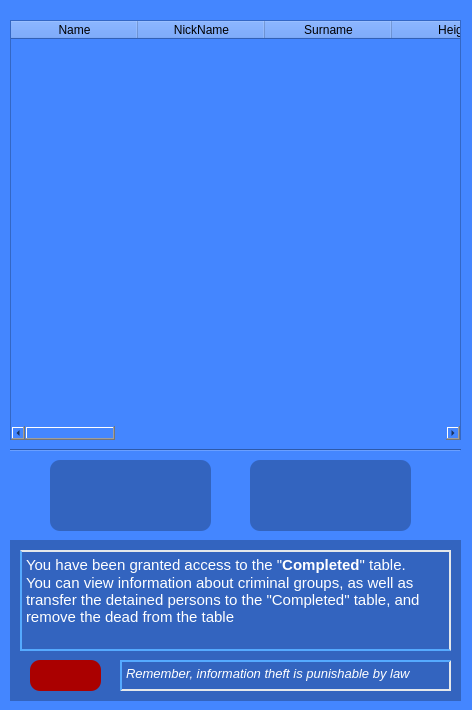
<?xml version="1.0" encoding="UTF-8"?>
<ui version="4.0">
 <class>Dialog</class>
 <widget class="QDialog" name="Dialog">
  <property name="geometry">
   <rect>
    <x>0</x>
    <y>0</y>
    <width>472</width>
    <height>710</height>
   </rect>
  </property>
  <property name="minimumSize">
   <size>
    <width>472</width>
    <height>710</height>
   </size>
  </property>
  <property name="maximumSize">
   <size>
    <width>472</width>
    <height>710</height>
   </size>
  </property>
  <property name="windowTitle">
   <string>Completed Table</string>
  </property>
  <property name="styleSheet">
   <string notr="true">background-color: rgb(68, 134, 255);</string>
  </property>
  <widget class="QTableWidget" name="tableWidget">
   <property name="geometry">
    <rect>
     <x>10</x>
     <y>20</y>
     <width>451</width>
     <height>421</height>
    </rect>
   </property>
   <property name="font">
    <font>
     <pointsize>10</pointsize>
    </font>
   </property>
   <property name="cursor" stdset="0">
    <cursorShape>IBeamCursor</cursorShape>
   </property>
   <property name="mouseTracking">
    <bool>false</bool>
   </property>
   <attribute name="horizontalHeaderDefaultSectionSize">
    <number>127</number>
   </attribute>
   <attribute name="horizontalHeaderMinimumSectionSize">
    <number>40</number>
   </attribute>
   <attribute name="verticalHeaderDefaultSectionSize">
    <number>50</number>
   </attribute>
   <column>
    <property name="text">
     <string>Name</string>
    </property>
   </column>
   <column>
    <property name="text">
     <string>NickName</string>
    </property>
   </column>
   <column>
    <property name="text">
     <string>Surname</string>
    </property>
   </column>
   <column>
    <property name="text">
     <string>Height</string>
    </property>
   </column>
   <column>
    <property name="text">
     <string>Hair Color</string>
    </property>
   </column>
   <column>
    <property name="text">
     <string>Eye Color</string>
    </property>
   </column>
   <column>
    <property name="text">
     <string>Special Signs</string>
    </property>
   </column>
   <column>
    <property name="text">
     <string>Citizenship</string>
    </property>
   </column>
   <column>
    <property name="text">
     <string>Place of Birth</string>
    </property>
   </column>
   <column>
    <property name="text">
     <string>Languages</string>
    </property>
   </column>
   <column>
    <property name="text">
     <string>Criminal Activity</string>
    </property>
   </column>
   <column>
    <property name="text">
     <string>Last Case</string>
    </property>
   </column>
   <column>
    <property name="text">
     <string>Birth</string>
    </property>
   </column>
   <column>
    <property name="text">
     <string>Alive/Dead</string>
    </property>
   </column>
  </widget>
  <widget class="Line" name="line">
   <property name="geometry">
    <rect>
     <x>10</x>
     <y>440</y>
     <width>451</width>
     <height>20</height>
    </rect>
   </property>
   <property name="orientation">
    <enum>Qt::Horizontal</enum>
   </property>
  </widget>
  <widget class="QFrame" name="frame_2">
   <property name="geometry">
    <rect>
     <x>10</x>
     <y>540</y>
     <width>451</width>
     <height>161</height>
    </rect>
   </property>
   <property name="styleSheet">
    <string notr="true">background-color: rgb(51, 100, 191);
border: 5px;
border-color: rgb(51, 100, 191);</string>
   </property>
   <property name="frameShape">
    <enum>QFrame::StyledPanel</enum>
   </property>
   <property name="frameShadow">
    <enum>QFrame::Raised</enum>
   </property>
   <widget class="QTextEdit" name="textEdit_27">
    <property name="geometry">
     <rect>
      <x>10</x>
      <y>10</y>
      <width>431</width>
      <height>101</height>
     </rect>
    </property>
    <property name="styleSheet">
     <string notr="true">border: 2px solid rgb(228, 232, 235);
border-left-color: rgb(85, 170, 255);
border-bottom-color: rgb(85, 170, 255);


</string>
    </property>
    <property name="html">
     <string>&lt;!DOCTYPE HTML PUBLIC &quot;-//W3C//DTD HTML 4.0//EN&quot; &quot;http://www.w3.org/TR/REC-html40/strict.dtd&quot;&gt;
&lt;html&gt;&lt;head&gt;&lt;meta name=&quot;qrichtext&quot; content=&quot;1&quot; /&gt;&lt;style type=&quot;text/css&quot;&gt;
p, li { white-space: pre-wrap; }
&lt;/style&gt;&lt;/head&gt;&lt;body style=&quot; font-family:'MS Shell Dlg 2'; font-size:8.25pt; font-weight:400; font-style:normal;&quot;&gt;
&lt;p style=&quot; margin-top:0px; margin-bottom:0px; margin-left:0px; margin-right:0px; -qt-block-indent:0; text-indent:0px;&quot;&gt;&lt;span style=&quot; font-size:11pt; color:#ffffff;&quot;&gt;You have been granted access to the &amp;quot;&lt;/span&gt;&lt;span style=&quot; font-size:11pt; font-weight:600; color:#ffffff;&quot;&gt;Completed&lt;/span&gt;&lt;span style=&quot; font-size:11pt; color:#ffffff;&quot;&gt;&amp;quot; table.&lt;/span&gt;&lt;/p&gt;
&lt;p style=&quot; margin-top:0px; margin-bottom:0px; margin-left:0px; margin-right:0px; -qt-block-indent:0; text-indent:0px;&quot;&gt;&lt;span style=&quot; font-size:11pt; color:#ffffff;&quot;&gt;You can view information about criminal groups, as well as transfer the detained persons to the &amp;quot;Completed&amp;quot; table, and remove the dead from the table&lt;/span&gt;&lt;/p&gt;&lt;/body&gt;&lt;/html&gt;</string>
    </property>
   </widget>
   <widget class="QTextEdit" name="textEdit_28">
    <property name="geometry">
     <rect>
      <x>110</x>
      <y>120</y>
      <width>331</width>
      <height>31</height>
     </rect>
    </property>
    <property name="styleSheet">
     <string notr="true">border: 2px solid rgb(51, 100, 191);
border-top-color:  rgb(85, 170, 255);
border-right-color: rgb(228, 232, 235);
border-left-color:  rgb(85, 170, 255);
border-bottom-color: rgb(228, 232, 235);

</string>
    </property>
    <property name="html">
     <string>&lt;!DOCTYPE HTML PUBLIC &quot;-//W3C//DTD HTML 4.0//EN&quot; &quot;http://www.w3.org/TR/REC-html40/strict.dtd&quot;&gt;
&lt;html&gt;&lt;head&gt;&lt;meta name=&quot;qrichtext&quot; content=&quot;1&quot; /&gt;&lt;style type=&quot;text/css&quot;&gt;
p, li { white-space: pre-wrap; }
&lt;/style&gt;&lt;/head&gt;&lt;body style=&quot; font-family:'MS Shell Dlg 2'; font-size:8.25pt; font-weight:400; font-style:normal;&quot;&gt;
&lt;p style=&quot; margin-top:0px; margin-bottom:0px; margin-left:0px; margin-right:0px; -qt-block-indent:0; text-indent:0px;&quot;&gt;&lt;span style=&quot; font-size:10pt; font-style:italic; color:#ffffff;&quot;&gt;Remember, information theft is punishable by law&lt;/span&gt;&lt;/p&gt;&lt;/body&gt;&lt;/html&gt;</string>
    </property>
   </widget>
   <widget class="QPushButton" name="exit_Button">
    <property name="geometry">
     <rect>
      <x>20</x>
      <y>120</y>
      <width>71</width>
      <height>31</height>
     </rect>
    </property>
    <property name="cursor">
     <cursorShape>PointingHandCursor</cursorShape>
    </property>
    <property name="styleSheet">
     <string notr="true">QPushButton{
background-color:rgb(170, 0, 0);
border-radius: 10px;
} 

QPushButton:hover
{
background-color: rgb(144, 0, 0);
 }

QPushButton:pressed
{
padding-top: 3px;
 background-color:rgb(121, 0, 0);
}
</string>
    </property>
    <property name="text">
     <string/>
    </property>
    <property name="icon">
     <iconset>
      <normaloff>../../../Python projects/PicturesForApps/picForButton3.png</normaloff>../../../Python projects/PicturesForApps/picForButton3.png</iconset>
    </property>
    <property name="iconSize">
     <size>
      <width>25</width>
      <height>25</height>
     </size>
    </property>
   </widget>
  </widget>
  <widget class="QPushButton" name="deleteInfo_Button_2">
   <property name="geometry">
    <rect>
     <x>50</x>
     <y>460</y>
     <width>161</width>
     <height>71</height>
    </rect>
   </property>
   <property name="cursor">
    <cursorShape>PointingHandCursor</cursorShape>
   </property>
   <property name="styleSheet">
    <string notr="true">QPushButton{
background-color: rgb(51, 100, 191);
border-radius: 10px;
} 

QPushButton:hover
{
background-color:rgb(170, 0, 0);
 }

QPushButton:pressed
{
padding-top: 3px;
 background-color:;
	color: rgb(133, 181, 105);
}
</string>
   </property>
   <property name="text">
    <string/>
   </property>
   <property name="icon">
    <iconset>
     <normaloff>../../../Python projects/PicturesForApps/picForButton8.png</normaloff>../../../Python projects/PicturesForApps/picForButton8.png</iconset>
   </property>
   <property name="iconSize">
    <size>
     <width>57</width>
     <height>57</height>
    </size>
   </property>
  </widget>
  <widget class="QPushButton" name="refreshInfo_Button">
   <property name="geometry">
    <rect>
     <x>250</x>
     <y>460</y>
     <width>161</width>
     <height>71</height>
    </rect>
   </property>
   <property name="cursor">
    <cursorShape>PointingHandCursor</cursorShape>
   </property>
   <property name="styleSheet">
    <string notr="true">QPushButton{
background-color: rgb(51, 100, 191);
border-radius: 10px;
} 

QPushButton:hover
{
background-color: rgb(214, 143, 0);
 }

QPushButton:pressed
{
padding-top: 3px;
 background-color:;
	color: rgb(133, 181, 105);
}
</string>
   </property>
   <property name="text">
    <string/>
   </property>
   <property name="icon">
    <iconset>
     <normaloff>../../../Python projects/PicturesForApps/picForButton9.png</normaloff>../../../Python projects/PicturesForApps/picForButton9.png</iconset>
   </property>
   <property name="iconSize">
    <size>
     <width>57</width>
     <height>57</height>
    </size>
   </property>
  </widget>
 </widget>
 <resources/>
 <connections/>
</ui>
